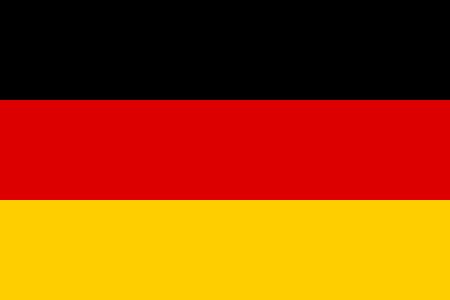

Generate this figure with Python:


import numpy as np
from PIL import Image

# Step 1: Create blank canvas (standard 2:3 flag ratio)
height, width = 300, 450
flag = np.zeros((height, width, 3), dtype=np.uint8)

# Step 2: Create three horizontal bands using row slicing
# Black stripe (top third: rows 0-99)
flag[0:100, :, :] = [0, 0, 0]  # Black

# Red stripe (middle third: rows 100-199)
flag[100:200, :, :] = [221, 0, 0]  # German red (#DD0000)

# Gold stripe (bottom third: rows 200-299)
flag[200:300, :, :] = [255, 206, 0]  # German gold (#FFCE00)

# Step 3: Save the flag
result = Image.fromarray(flag, mode='RGB')
result.save('germany_flag.png')

print("Germany flag created successfully!")
print(f"Output saved as: germany_flag.png")
print(f"Flag dimensions: {flag.shape} (height, width, channels)")
